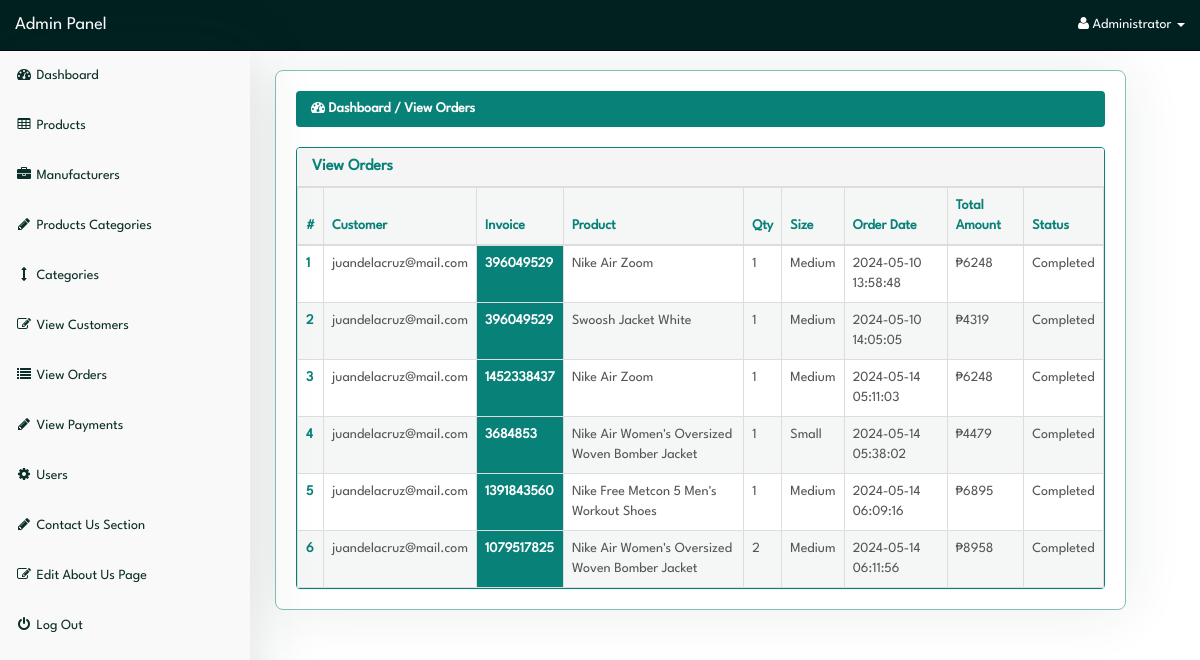
The app's page /admin/index.php?view_orders (signed in), older data.
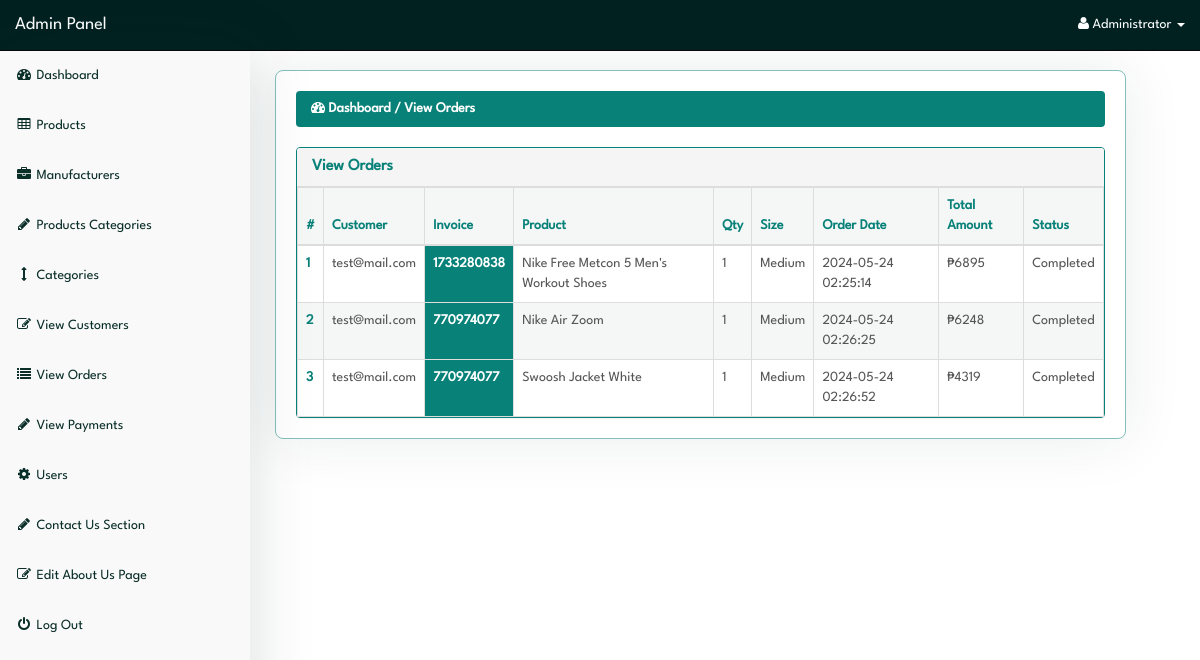
The same page, newer data.
### tables this page shows
CREATE TABLE `pending_orders` (
  `order_id` int(10) NOT NULL,
  `customer_id` int(10) NOT NULL,
  `invoice_no` int(10) NOT NULL,
  `product_id` text NOT NULL,
  `qty` int(10) NOT NULL,
  `size` text NOT NULL,
  `order_status` text NOT NULL
);

CREATE TABLE `customers` (
  `customer_id` int(10) NOT NULL,
  `customer_name` varchar(255) NOT NULL,
  `customer_email` varchar(255) NOT NULL,
  `customer_pass` varchar(255) NOT NULL,
  `customer_country` text NOT NULL,
  `customer_city` text NOT NULL,
  `customer_contact` varchar(255) NOT NULL,
  `customer_address` text NOT NULL,
  `customer_image` text NOT NULL,
  `customer_ip` varchar(255) NOT NULL,
  `customer_confirm_code` text NOT NULL
);

CREATE TABLE `products` (
  `product_id` int(10) NOT NULL,
  `p_cat_id` int(10) NOT NULL,
  `cat_id` int(10) NOT NULL,
  `manufacturer_id` int(10) NOT NULL,
  `date` timestamp NOT NULL DEFAULT current_timestamp() ON UPDATE current_timestamp(),
  `product_title` text NOT NULL,
  `product_url` text NOT NULL,
  `product_img1` text NOT NULL,
  `product_img2` text NOT NULL,
  `product_img3` text NOT NULL,
  `product_price` int(10) NOT NULL,
  `product_psp_price` int(100) NOT NULL,
  `product_desc` text NOT NULL,
  `product_keywords` text NOT NULL,
  `product_label` text NOT NULL,
  `status` varchar(255) NOT NULL
);

CREATE TABLE `customer_orders` (
  `order_id` int(10) NOT NULL,
  `customer_id` int(10) NOT NULL,
  `due_amount` int(100) NOT NULL,
  `invoice_no` int(100) NOT NULL,
  `qty` int(10) NOT NULL,
  `size` text NOT NULL,
  `order_date` timestamp NOT NULL DEFAULT current_timestamp() ON UPDATE current_timestamp(),
  `order_status` text NOT NULL
);

### admin/view_orders.php (the view)
<?php
if (!isset($_SESSION['admin_email'])) {
    echo "<script>window.open('login.php','_self')</script>";
} else {
?>
<div class="row">
  <div class="col-lg-12">
    <ol class="breadcrumb">
      <li class="active">
        <i class="fa fa-dashboard"></i> Dashboard / View Orders
      </li>
    </ol>
  </div>
</div>
<div class="row">
  <div class="col-lg-12">
    <div class="panel panel-default">
      <div class="panel-heading">
        <h3 class="panel-title">
          View Orders
        </h3>
      </div>
      <div class="panel-body">
        <div class="table-responsive">
          <table class="table table-bordered table-hover table-striped">
            <thead>
              <tr>
                <th>#</th>
                <th>Customer</th>
                <th>Invoice</th>
                <th>Product</th>
                <th>Qty</th>
                <th>Size</th>
                <th>Order Date</th>
                <th>Total Amount</th>
                <th>Status</th>
              </tr>
            </thead>
            <tbody>
              <?php
                                $i = 0;
                                $get_orders = "SELECT * FROM pending_orders";
                                $run_orders = mysqli_query($con, $get_orders);
                                while ($row_orders = mysqli_fetch_array($run_orders)) {
                                    $order_id = $row_orders['order_id'];
                                    $c_id = $row_orders['customer_id'];
                                    $invoice_no = $row_orders['invoice_no'];
                                    $product_id = $row_orders['product_id'];
                                    $qty = $row_orders['qty'];
                                    $size = $row_orders['size'];
                                    $order_status = $row_orders['order_status'];
                                    $get_products = "SELECT * FROM products WHERE product_id='$product_id'";
                                    $run_products = mysqli_query($con, $get_products);
                                    $row_products = mysqli_fetch_array($run_products);
                                    $product_title = $row_products['product_title'];
                                    $get_customer = "SELECT * FROM customers WHERE customer_id='$c_id'";
                                    $run_customer = mysqli_query($con, $get_customer);
                                    $row_customer = mysqli_fetch_array($run_customer);
                                    $customer_email = $row_customer['customer_email'];
                                    $get_customer_order = "SELECT * FROM customer_orders WHERE order_id='$order_id'";
                                    $run_customer_order = mysqli_query($con, $get_customer_order);
                                     if (!$run_customer_order) {
                                         mysqli_error($con);
                                     } else {
                                         if (mysqli_num_rows($run_customer_order) > 0) {
                                             $row_customer_order = mysqli_fetch_array($run_customer_order);
                                             $order_date = date("Y-m-d H:i:s", strtotime($row_customer_order['order_date']));
                                             $due_amount = (int)$row_customer_order['due_amount'];
                                         } else {
                                             $order_date = "N/A";
                                             $due_amount = 0;
                                         }
                                    }
                                    $i++;
                                ?>
              <tr>
                <td><?php echo $i; ?></td>
                <td><?php echo $customer_email; ?></td>
                <td style="color: white; font-weight: bold; background-color: #088178"><?php echo $invoice_no; ?></td>
                <td><?php echo $product_title; ?></td>
                <td><?php echo $qty; ?></td>
                <td><?php echo $size; ?></td>
                <td><?php echo $order_date; ?></td>
                <td>₱<?php echo $due_amount ?></td>
                <td><?php echo $order_status == 'pending' ? '<div style="color:red;">Pending</div>' : 'Completed'; ?>
                </td>
              </tr>
              <?php } ?>
            </tbody>
          </table>
        </div>
      </div>
    </div>
  </div>
</div>
<?php } ?>

### admin/index.php (shortened to what this page needs)
<?php
include("includes/db.php");
if(!isset($_SESSION['admin_email'])){
  echo "<script>window.open('login.php','_self')</script>";
} else {
  $admin_session = $_SESSION['admin_email'];
  $get_admin = "select * from admins  where admin_email='$admin_session'";
  $run_admin = mysqli_query($con,$get_admin);
  $row_admin = mysqli_fetch_array($run_admin);
  $admin_name = $row_admin['admin_name'];
?>
<!DOCTYPE html>
<html>
<head>
  <link href="css/bootstrap.min.css" rel="stylesheet">
  <link href="css/style.css" rel="stylesheet">
  <link href="font-awesome/css/font-awesome.min.css" rel="stylesheet">
</head>
<body>
  <div id="wrapper">
    <?php include("includes/sidebar.php");  ?>
    <div id="page-wrapper">
      <div class="container-fluid">
        <?php
          foreach ($pages as $param => $file) {
              if (isset($_GET[$param])) {
                  include($file);
                  break;
              }
          }
        ?>
      </div>
    </div>
  </div>
</body>
</html>
<?php } ?>

### admin/includes/sidebar.php (shortened to what this page needs)
<?php
if(!isset($_SESSION['admin_email'])){
echo "<script>window.open('login.php','_self')</script>";
}
else {
?>
<nav class="navbar navbar-inverse navbar-fixed-top">
  <div class="navbar-header">
    <a class="navbar-brand" href="index.php?dashboard">Admin Panel</a>
  </div>
  <ul class="nav navbar-right top-nav">
    <li class="dropdown">
      <a href="#" class="dropdown-toggle" data-toggle="dropdown">
        <i class="fa fa-user"></i>
        <?php echo $admin_name; ?> <b class="caret"></b>
      </a>
    </li>
  </ul>
  <div class="collapse navbar-collapse navbar-ex1-collapse">
    <ul class="nav navbar-nav side-nav">
      <li>
        <a href="index.php?dashboard">
          <i class="fa fa-fw fa-dashboard"></i> Dashboard
        </a>
      </li>
      <li>
        <a href="#" data-toggle="collapse" data-target="#products">
          <i class="fa fa-fw fa-table"></i> Products
        </a>
      </li>
      <li>
        <a href="#" data-toggle="collapse" data-target="#manufacturers">
          <i class="fa fa-fw fa-briefcase"></i> Manufacturers
        </a>
      </li>
      <li>
        <a href="#" data-toggle="collapse" data-target="#p_cat">
          <i class="fa fa-fw fa-pencil"></i> Products Categories
        </a>
      </li>
      <li>
        <a href="#" data-toggle="collapse" data-target="#cat">
          <i class="fa fa-fw fa-arrows-v"></i> Categories
        </a>
      </li>
      <li>
        <a href="index.php?view_customers">
          <i class="fa fa-fw fa-edit"></i> View Customers
        </a>
      </li>
      <li>
        <a href="index.php?view_orders">
          <i class="fa fa-fw fa-list"></i> View Orders
        </a>
      </li>
      <li>
        <a href="index.php?view_payments">
          <i class="fa fa-fw fa-pencil"></i> View Payments
        </a>
      </li>
      <li>
        <a href="#" data-toggle="collapse" data-target="#users">
          <i class="fa fa-fw fa-gear"></i> Users
        </a>
      </li>
      <li>
        <a href="#" data-toggle="collapse" data-target="#contact_us">
          <i class="fa fa-fw fa-pencil"> </i> Contact Us Section
        </a>
      </li>
      <li>
        <a href="index.php?edit_about_us">
          <i class="fa fa-fw fa-edit"></i> Edit About Us Page
        </a>
      </li>
      <li>
        <a href="logout.php">
          <i class="fa fa-fw fa-power-off"></i> Log Out
        </a>
      </li>
    </ul>
  </div>
</nav>
<?php } ?>

### admin/css/style.css (style rules this page uses)
:root { --p-clr-100: #088178; --p-clr-200: #ff4015; --p-clr-300: #0000d3; --p-clr-400: #ffb222; --p-clr-500: #0097d3; --p-clr-600: #00ad4e; --p-clr-700: #3a0080; --n-clr-100: #fefefe; --n-clr-200: #f9f9f9; --n-clr-300: #0a2e28; --n-clr-400: #012120; }
*, *::before, *::after { margin: 0; padding: 0; box-sizing: border-box; }
h1, h2, h3, h4, h5, h6 { font-weight: 600; }
body { font-family: 'LeagueSpartan-Regular', Helvetica, Arial, sans-serif; margin-top: 100px; }
@media (min-width: 768px) { body { margin-top: 50px; } }
#wrapper { padding-top: 1rem; padding-left: 255px; }
#page-wrapper { width: 90%; margin-top: 1rem; margin-left: 2rem; border-radius: 8px; border: 1px solid #08817980; box-shadow: 0 0 60px #0a2e2817; }
#page-wrapper .container-fluid { padding: 0; margin: 0; width: 100%; padding: 2rem; }
.top-nav { padding: 0 15px; }
.top-nav > li { display: inline-block; float: left; }
.top-nav > li > a { padding-top: 15px; padding-bottom: 15px; line-height: 20px; color: var(--n-clr-100); }
.navbar-inverse .navbar-nav > li > a { color: var(--n-clr-300); }
.navbar { background-color: var(--n-clr-400); }
.navbar .navbar-header a { color: white; }
.side-nav { position: fixed; top: 51px; width: 250px; border-radius: 0; overflow-y: auto; background-color: var(--n-clr-200); bottom: 0; overflow-x: hidden; padding-bottom: 40px; display: flex; align-items: center; justify-content: flex-start; flex-direction: column; box-shadow: 0 0 60px #0a2e2826; }
.side-nav > li, .side-nav > li > a { width: 100%; }
.row .col-lg-12 .panel { margin: 0; border: 0; }
.panel-body { border-radius: 5px; }
.container-fluid .row .col-lg-12 .breadcrumb { background-color: var(--p-clr-100); }
.container-fluid .row .col-lg-12 .breadcrumb li { color: var(--n-clr-100); font-weight: 600; }
.panel { border: 0; border: 1px solid var(--p-clr-100) !important; }
.panel-default .panel-title { color: #088178; }
.panel-default .panel-body { padding: 0; }
.panel-body .table-responsive .table { margin: 0; }
.table { border-collapse: collapse; }
.table-responsive .table thead tr th, .table-responsive .table tbody tr td:nth-child(1) { color: var(--p-clr-100); font-weight: bold; }
.table-responsive .table thead tr, .table-responsive .table tbody tr:nth-child(even) { background-color: #0b3a370a; }
.table-responsive .table tbody tr:nth-child(odd) { background: none; }
.table-responsive .table tbody tr { border: 0; border: 1px solid #08817950; color: #555; cursor: pointer; }

Row changes from the older to the newer data that the page shows:
removed pending_orders: customer.customer_email "juandelacruz@mail.com", invoice_no "3684853", product.product_title "Nike Air Women's Oversized Woven Bomber Jacket", qty "1", size "Small", customer_orders.order_date "2024-05-14 05:38:02", customer_orders.due_amount "4479", order_status "Completed"
removed pending_orders: customer.customer_email "juandelacruz@mail.com", invoice_no "1391843560", product.product_title "Nike Free Metcon 5 Men's Workout Shoes", qty "1", size "Medium", customer_orders.order_date "2024-05-14 06:09:16", customer_orders.due_amount "6895", order_status "Completed"
removed pending_orders: customer.customer_email "juandelacruz@mail.com", invoice_no "1079517825", product.product_title "Nike Air Women's Oversized Woven Bomber Jacket", qty "2", size "Medium", customer_orders.order_date "2024-05-14 06:11:56", customer_orders.due_amount "8958", order_status "Completed"
changed pending_orders: customer.customer_email "juandelacruz@mail.com" → "test@mail.com"; invoice_no "396049529" → "1733280838"; product.product_title "Nike Air Zoom" → "Nike Free Metcon 5 Men's Workout Shoes"; customer_orders.order_date "2024-05-10 13:58:48" → "2024-05-24 02:25:14"; customer_orders.due_amount "6248" → "6895"
changed pending_orders: customer.customer_email "juandelacruz@mail.com" → "test@mail.com"; invoice_no "396049529" → "770974077"; product.product_title "Swoosh Jacket White" → "Nike Air Zoom"; customer_orders.order_date "2024-05-10 14:05:05" → "2024-05-24 02:26:25"; customer_orders.due_amount "4319" → "6248"
changed pending_orders: customer.customer_email "juandelacruz@mail.com" → "test@mail.com"; invoice_no "1452338437" → "770974077"; product.product_title "Nike Air Zoom" → "Swoosh Jacket White"; customer_orders.order_date "2024-05-14 05:11:03" → "2024-05-24 02:26:52"; customer_orders.due_amount "6248" → "4319"
